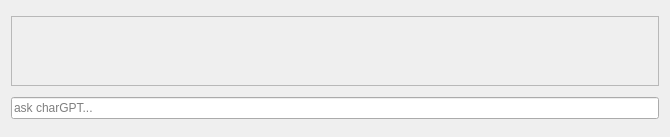
<?xml version="1.0" encoding="UTF-8"?>
<ui version="4.0">
 <class>Dialog</class>
 <widget class="QDialog" name="Dialog">
  <property name="geometry">
   <rect>
    <x>0</x>
    <y>0</y>
    <width>670</width>
    <height>137</height>
   </rect>
  </property>
  <property name="sizePolicy">
   <sizepolicy hsizetype="Preferred" vsizetype="Maximum">
    <horstretch>0</horstretch>
    <verstretch>0</verstretch>
   </sizepolicy>
  </property>
  <property name="windowTitle">
   <string>Dialog</string>
  </property>
  <layout class="QVBoxLayout" name="verticalLayout">
   <item>
    <widget class="QScrollArea" name="scrollArea">
     <property name="sizePolicy">
      <sizepolicy hsizetype="Expanding" vsizetype="Maximum">
       <horstretch>0</horstretch>
       <verstretch>0</verstretch>
      </sizepolicy>
     </property>
     <property name="widgetResizable">
      <bool>true</bool>
     </property>
     <widget class="QWidget" name="scrollAreaWidgetContents">
      <property name="geometry">
       <rect>
        <x>0</x>
        <y>0</y>
        <width>654</width>
        <height>16</height>
       </rect>
      </property>
      <property name="sizePolicy">
       <sizepolicy hsizetype="Preferred" vsizetype="Maximum">
        <horstretch>0</horstretch>
        <verstretch>0</verstretch>
       </sizepolicy>
      </property>
     </widget>
    </widget>
   </item>
   <item>
    <widget class="QLineEdit" name="lineEdit">
     <property name="placeholderText">
      <string>ask charGPT...</string>
     </property>
    </widget>
   </item>
  </layout>
 </widget>
 <resources/>
 <connections/>
</ui>
